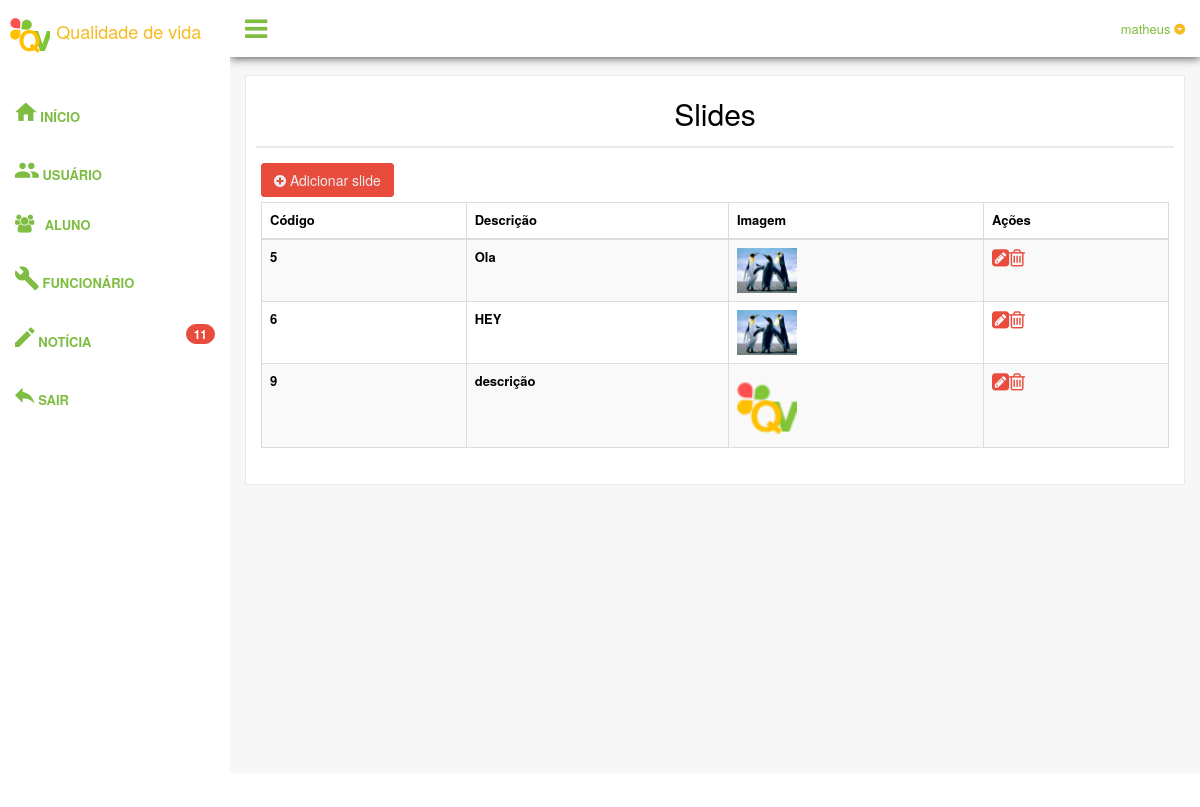
The app's page /painel/slides.php (signed in) with its own data.
### tables this page shows
CREATE TABLE IF NOT EXISTS `slide` (
  `idSlide` int(11) NOT NULL,
  `imagem` varchar(255) NOT NULL,
  `descricao` varchar(20) NOT NULL,
  `deletar` int(11) NOT NULL
);

### painel/conexao.php (called while the page is built, shortened)
<?php
$servidor = "localhost";
$usuario = "root";
$senha = "";
$conexao = mysql_connect($servidor, $usuario, $senha);
$c_noticia = mysql_query("SELECT * FROM noticias WHERE deletar != 1", $conexao);
$noticia = mysql_num_rows($c_noticia);
?>

### painel/slides.php (the view, shortened to what this page needs)
<?php
include("conexao.php");
	$sessaousuario = $_SESSION ['usuario'];
?>
<!DOCTYPE html>
<html>
  <head>
    <link href="assets/css/bootstrap.min.css" rel="stylesheet">
    <link href="assets/css/font-awesome.min.css" rel="stylesheet">
    <link href="assets/css/material-design-iconic-font.min.css" rel="stylesheet">
    <link href="assets/css/nprogress.css" rel="stylesheet">
    <link href="assets/css/jquery.mCustomScrollbar.min.css" rel="stylesheet"/>
	<link href="assets/css/dataTables.bootstrap.min.css" rel="stylesheet">
    <link href="assets/css/buttons.bootstrap.min.css" rel="stylesheet">
    <link href="assets/css/fixedHeader.bootstrap.min.css" rel="stylesheet">
    <link href="assets/css/responsive.bootstrap.min.css" rel="stylesheet">
    <link href="assets/css/scroller.bootstrap.min.css" rel="stylesheet">
    <link href="assets/css/custom.min.css" rel="stylesheet">
  </head>
  <body class="nav-md">
    <div class="container body">
      <div class="main_container">
        <div class="col-md-3 left_col menu_fixed">
          <div class="left_col scroll-view">
            <div class="navbar nav_title" style="border: 0;">
              <a href="index.php" class="site_title"><img src="img/logo.png" width="40" height="45"> <span style="font-size: 18px">Qualidade de vida</span></a>
            </div>
            <br />
            <div id="sidebar-menu" class="main_menu_side hidden-print main_menu">
              <div class="menu_section">
                <ul class="nav side-menu">
                <ul class="nav side-menu">
                  <li><a href="index.php"><i class="zmdi zmdi-hc-2x zmdi-home"></i> Início </a></li>
                </ul>
                <ul class="nav side-menu">
                 <li><a href="usuarios.php"><i class="zmdi zmdi-hc-2x zmdi-accounts"></i> Usuário</a></li>
                </ul>
                <ul class="nav side-menu">
                <li><a href="alunos.php"><i class="fa fa-users"></i> Aluno <span class="fa fa-chevron-down"></span></a>
                  </li>
                </ul>
                <ul class="nav side-menu">
                  <li><a href="funcionarios.php"><i class="zmdi zmdi-hc-2x zmdi-wrench"></i> Funcionário</a></li>
                </ul>
                <ul class="nav side-menu">
                  <li><a href="noticias.php"><i class="zmdi zmdi-hc-2x zmdi-edit"></i> Notícia<span class="badge bg-red pull-right" data-toggle="tooltip" data-placement="right" title="Total de dados"><?php echo $noticia;?></span></a></li>
                </ul>
                <ul class="nav side-menu">
                  <li><a href="sair.php"><i class="zmdi zmdi-hc-2x zmdi-mail-reply"></i> Sair </a></li>
                </ul>
                </ul>
              </div>
            </div>
          </div>
        </div>
        <div class="top_nav">
          <div class="nav_menu">
            <nav>
              <div class="nav toggle">
                <a id="menu_toggle"><i class="fa fa-bars"></i></a>
              </div>
              <ul class="nav navbar-nav navbar-right">
                <li class="">
                  <a href="javascript:;" class="user-profile dropdown-toggle" data-toggle="dropdown" aria-expanded="false">
                    <?php echo $sessaousuario;?>
                    <span class=" zmdi zmdi-caret-down-circle"></span>
                  </a>
                </li>
              </ul>
            </nav>
          </div>
        </div>
        <div class="right_col" role="main">
          <div class="">
            <div class="page-title">
            </div>
            <div class="row">
              <div class="col-md-12 col-sm-12 col-xs-12">
                <div class="x_panel">
                  <div class="x_title">
                    <h1 class="text-center">Slides</h1>
                  </div>
                  <div class="x_content">
                  <a href="slides_incluir.php" style="color: #fff">
					<p class="btn btn-dark">
                        <i class="fa fa-plus-circle"></i>&nbsp;Adicionar slide
					</p>
				  </a>
                    <table id="datatable-responsive" class=" table table-striped table-bordered dt-responsive nowrap" cellspacing="0" width="100%">
                      <thead>
                        <tr>
                          	<th class="contoth">Código</th>
							<th class="contoth">Descrição</th>
                          	<th class="contoth">Imagem</th>
							<th class="contoth">Ações</th>
                        </tr>
                      </thead>
<?php
$consulta = mysql_query("SELECT * FROM slide WHERE deletar != '1'");
while ($dados = mysql_fetch_array($consulta))
{
	?>
                        <tr>
                        	<th><?php echo $dados['idSlide']; ?></th>
							<th><?php echo $dados['descricao']; ?></th>
                        	<th><img src="<?php echo $dados['imagem']; ?>" width="60" height="60" class="img-responsive"></th>
							<td><a href="slides_editar.php?id=<?php echo $dados['idSlide'];?>"><i class="fa fa-pencil-square" style="font-size: 20px"></i></a><a href="controlador.php?acao=excluir_slide&id=<?php echo $dados['idSlide'];?>"><i class="fa fa-trash-o" style="font-size: 20px"></i></a></td>
                        </tr>
<?php } ?>
                    </table>
                  </div>
                </div>
              </div>
            </div>
          </div>
        </div>
        <footer>
        </footer>
      </div>
    </div>
  </body>
</html>

### records on screen
slide: idSlide "5", descricao "Ola", imagem (picture)
slide: idSlide "6", descricao "HEY", imagem (picture)
slide: idSlide "9", descricao "descrição", imagem (picture)

### other values on screen
$noticia "11"
$sessaousuario "matheus"
